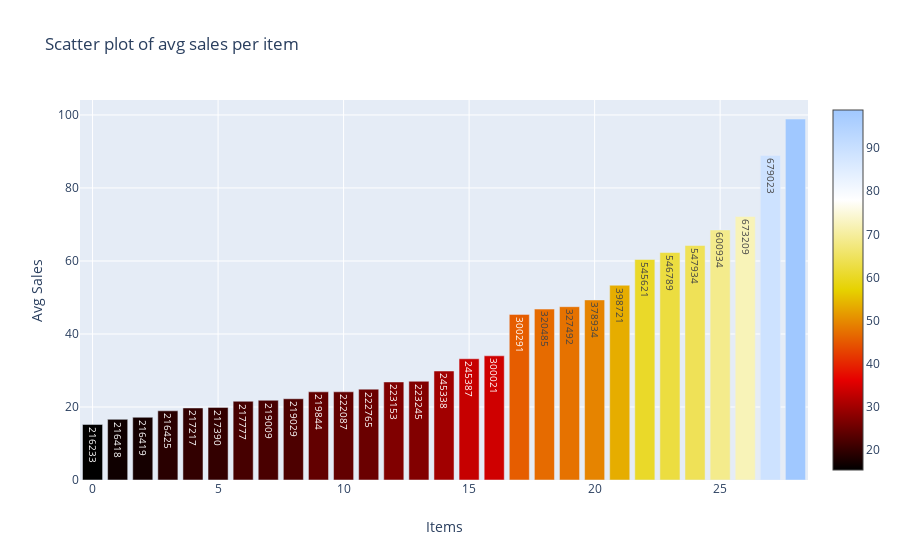

Write notebook code for a chart like this one.
### Code cell
sku_idWiseSale=train_sale_pivot.apply(lambda r: r.mean(), axis=0).sort_values()
#avg_sales_per_item_across_stores_df.avg_sale.values
# Scatter plot of average sales per item
sales_item_data = go.Bar(
    x=[i for i in range(0, 50)],
    y=sku_idWiseSale.values,
    marker=dict(
        color=sku_idWiseSale.values,
        colorscale='Blackbody',
        showscale=True
    ),
    text = sku_idWiseSale.index.levels[1].values
)
data = [sales_item_data]

sales_item_layout = go.Layout(
    autosize= True,
    title= 'Scatter plot of avg sales per item',
    hovermode= 'closest',
    xaxis= dict(
        title= 'Items',
        ticklen= 55,
        zeroline= False,
        gridwidth= 1,
    ),
    yaxis=dict(
        title= 'Avg Sales',
        ticklen= 10,
        zeroline= False,
        gridwidth= 1,
    ),
    showlegend= False
)
fig = go.Figure(data=data, layout=sales_item_layout)
py.iplot(fig,filename='scatter_sales_item')

### Figure 1 — Plotly figure (JSON) as saved in the notebook; plotly's stock layout.template omitted (floating-point values rounded to 4 significant figures)
{"data": [{"marker": {"color": [15.23, 16.62, 17.18, 18.96, 19.73, 19.89, 21.57, 21.84, 22.26, 24.16, 24.16, 24.89, 26.86, 27.04, 29.86, 33.21, 34.02, 45.37, 46.82, 47.48, 49.33, 53.36, 60.41, 62.31, 64.23, 68.51, 72.18, 88.92, 98.89], "colorscale": [[0, "rgb(0,0,0)"], [0.25, "rgb(230,0,0)"], [0.5, "rgb(230,210,0)"], [0.75, "rgb(255,255,255)"], [1, "rgb(160,200,255)"]], "showscale": true}, "text": [216233, 216418, 216419, 216425, 217217, 217390, 217777, 219009, 219029, 219844, 222087, 222765, 223153, 223245, 245338, 245387, 300021, 300291, 320485, 327492, 378934, 398721, 545621, 546789, 547934, 600934, 673209, 679023, ""], "type": "bar", "x": [0, 1, 2, 3, 4, 5, 6, 7, 8, 9, 10, 11, 12, 13, 14, 15, 16, 17, 18, 19, 20, 21, 22, 23, 24, 25, 26, 27, 28, 29, 30, 31, 32, 33, 34, 35, 36, 37, 38, 39, 40, 41, 42, 43, 44, 45, 46, 47, 48, 49], "y": [15.23, 16.62, 17.18, 18.96, 19.73, 19.89, 21.57, 21.84, 22.26, 24.16, 24.16, 24.89, 26.86, 27.04, 29.86, 33.21, 34.02, 45.37, 46.82, 47.48, 49.33, 53.36, 60.41, 62.31, 64.23, 68.51, 72.18, 88.92, 98.89]}], "layout": {"autosize": true, "hovermode": "closest", "showlegend": false, "title": {"text": "Scatter plot of avg sales per item"}, "xaxis": {"gridwidth": 1, "ticklen": 55, "title": {"text": "Items"}, "zeroline": false}, "yaxis": {"gridwidth": 1, "ticklen": 10, "title": {"text": "Avg Sales"}, "zeroline": false}}}
